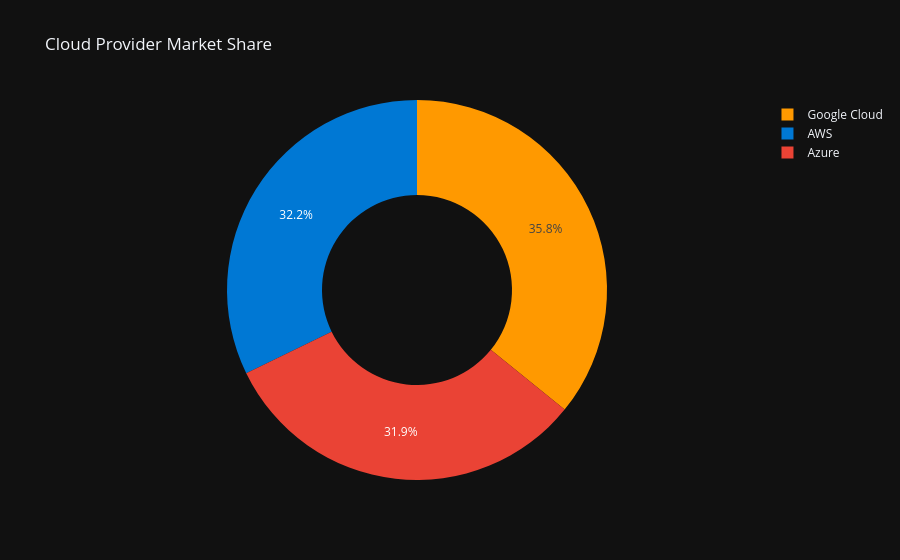

This figure's notebook cell:
### Markdown cell above
### 5.4 Vendor Share (Donut Chart)

### Code cell
vendor_share = df.groupby('Vendor Name')['Monthly Cost'].sum().reset_index()
fig4 = px.pie(vendor_share, values='Monthly Cost', names='Vendor Name', hole=0.5,
              title='Cloud Provider Market Share', color_discrete_sequence=['#ff9900', '#0078d4', '#ea4335'])
fig4.update_layout(template='plotly_dark')
fig4.show()

### Figure 1 — Plotly figure (JSON) as saved in the notebook; plotly's stock layout.template omitted (floating-point values rounded to 4 significant figures)
{"data": [{"domain": {"x": [0, 1], "y": [0, 1]}, "hole": 0.5, "hovertemplate": "Vendor Name=%{label}<br>Monthly Cost=%{value}<extra></extra>", "labels": ["AWS", "Azure", "Google Cloud"], "legendgroup": "", "name": "", "showlegend": true, "type": "pie", "values": [35490.0, 35180.0, 39480.0]}], "layout": {"legend": {"tracegroupgap": 0}, "piecolorway": ["#ff9900", "#0078d4", "#ea4335"], "title": {"text": "Cloud Provider Market Share"}}}
